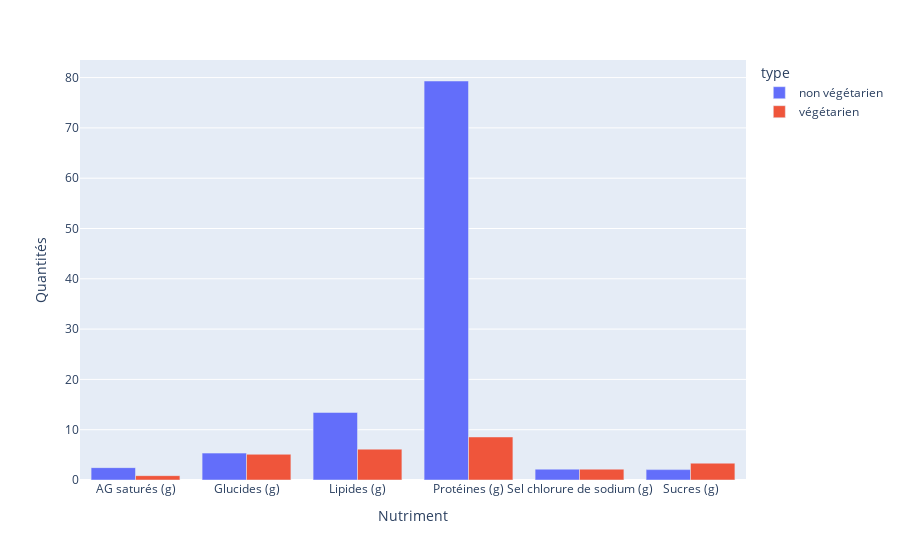

Write notebook code for a chart like this one.
### Code cell
comparison('pates bolognaises',1)

### Figure 1 — Plotly figure (JSON) as saved in the notebook; plotly's stock layout.template omitted (floating-point values rounded to 4 significant figures)
{"data": [{"alignmentgroup": "True", "hovertemplate": "type=non végétarien<br>Nutriment=%{x}<br>Quantités=%{y}<extra></extra>", "legendgroup": "non végétarien", "marker": {"color": "#636efa", "pattern": {"shape": ""}}, "name": "non végétarien", "offsetgroup": "non végétarien", "orientation": "v", "showlegend": true, "textposition": "auto", "type": "bar", "x": [null, "AG saturés (g)", "Glucides (g)", "Lipides (g)", "Protéines (g)", "Sel chlorure de sodium (g)", "Sucres (g)"], "xaxis": "x", "y": [0, 2.457, 5.344, 13.43, 79.32, 2.157, 2.066], "yaxis": "y"}, {"alignmentgroup": "True", "hovertemplate": "type=végétarien<br>Nutriment=%{x}<br>Quantités=%{y}<extra></extra>", "legendgroup": "végétarien", "marker": {"color": "#EF553B", "pattern": {"shape": ""}}, "name": "végétarien", "offsetgroup": "végétarien", "orientation": "v", "showlegend": true, "textposition": "auto", "type": "bar", "x": ["AG saturés (g)", "Glucides (g)", "Lipides (g)", "Protéines (g)", "Sel chlorure de sodium (g)", "Sucres (g)"], "xaxis": "x", "y": [0.863, 5.115, 6.134, 8.556, 2.156, 3.345], "yaxis": "y"}], "layout": {"autosize": true, "barmode": "group", "legend": {"title": {"text": "type"}, "tracegroupgap": 0}, "margin": {"t": 60}, "xaxis": {"anchor": "y", "autorange": true, "domain": [0, 1], "range": [-0.5, 5.5], "title": {"text": "Nutriment"}, "type": "category"}, "yaxis": {"anchor": "x", "autorange": true, "domain": [0, 1], "range": [0, 83.5], "title": {"text": "Quantités"}, "type": "linear"}}}
